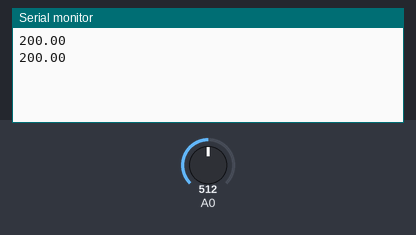
The sketch below on a simulated Arduino Uno, built with avr-gcc and run on an emulated ATmega328P. Shown: the last lines printed to the serial monitor. The test bench sets the inputs (shaded band); at power-on: A0 = 512.

Above: at 5.8 s.
5.9 s: A0 set to 716
At 10.8 s:
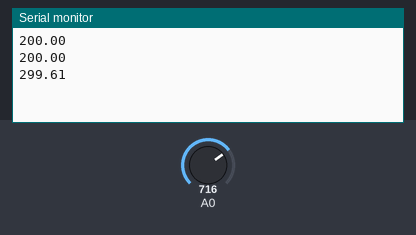
11.9 s: A0 set to 900
At 15.8 s:
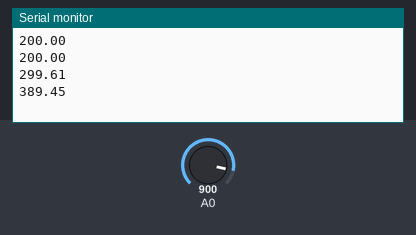
Timing chart, 0 to 17.3 s (numbered marks = the images above; inputs shaded):
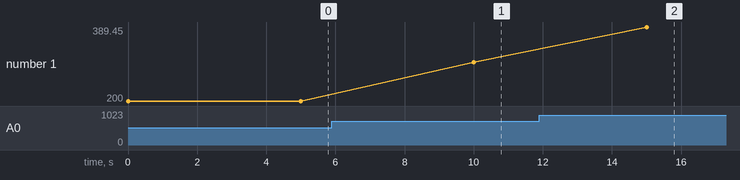

Measured:
- after the input at 5.9 s, the serial monitor: prints a new line after 4.1 s (image 1)
- after the input at 11.9 s, the serial monitor: prints a new line after 3.1 s (image 2)
- plotted number 1: 200 → 299.61 after the input at 5.9 s, 299.61 → 389.45 after the input at 11.9 s

The sketch:

test.ino
```cpp
const int temperaturePin = 0;
void setup() {
  // put your setup code here, to run once:

  Serial.begin(9600);
}

void loop() {

  int lectura = analogRead(0);
  float voltaje = 5.0 /1024 * lectura ;
  float temp = voltaje * 100 -50 ;
  Serial.println(temp) ;
  delay(5000);

}

float getVoltage(int pin)
{

  return (analogRead(pin) * 0.004882814);

}
```
